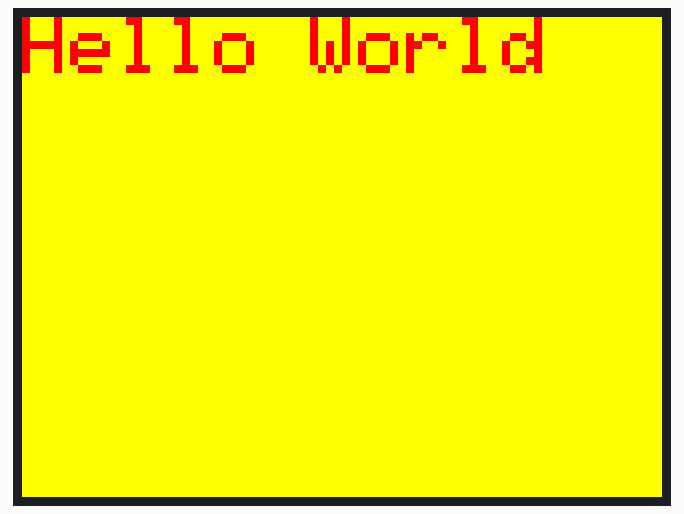
The sketch below on a simulated Arduino Uno, built with avr-gcc and run on an emulated ATmega328P. Parts: 320×240 colour display. What the sketch prints to the serial monitor is not drawn.

Above: at 0.3 s.

The sketch:

HelloWorld.ino
```cpp
/* Program name: Hello World with TFT Screen
 *
 *
 *
 * Author: taiprogramer
 */

// Screen size: 320 x 480
// You don't need worry about default setup.
/* Start default setup */
#include <MCUFRIEND_kbv.h>

// Define some TFT readable colour codes to human readable names
#define BLACK   0x0000
#define BLUE    0x001F
#define RED     0xF800
#define GREEN   0x07E0
#define CYAN    0x07FF
#define MAGENTA 0xF81F
#define YELLOW  0xFFE0
#define WHITE   0xFFFF
/* End default setup */

// Create screen object.
MCUFRIEND_kbv tft;

void setup(void) {
  Serial.begin(9600);

  /* Start setup */
  tft.reset();
  uint16_t identifier = tft.readID();
  tft.begin(identifier);
  /* End setup */

  Serial.print("Screen size : ");
  Serial.print(tft.width());
  Serial.print(" x ");
  Serial.println(tft.height());

  tft.setRotation(1); // 90 degrees orientation.
  tft.fillScreen(YELLOW); // set background color is YELLOW : 0xFFE0
}

void loop(){
  tft.setTextSize(4);
  tft.setCursor(0, 0);
  tft.setTextColor(RED);
  tft.print("Hello World");
}
```
